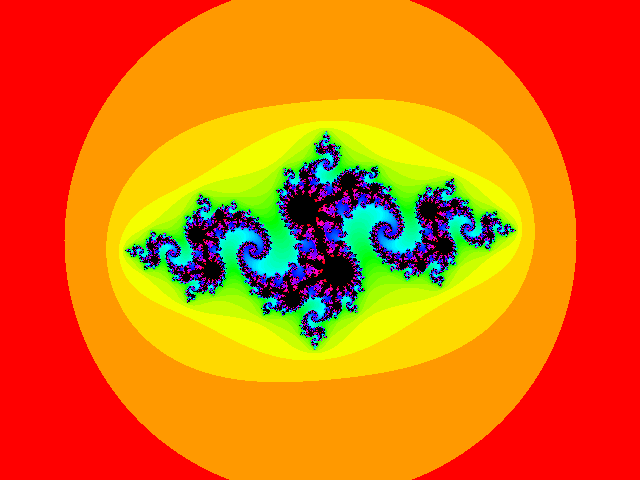
Frame 1 (no input)
Frame 60 (the mouse pressed at the canvas centre just before this capture): identical to frame 1, image omitted
Frame 120 (the mouse held since frame 60 and released just before this capture): identical to frame 1, image omitted

The Processing sketch that drew this single still picture (run headless with seeded random() and noise(); from frame 60 on, the mouse is pressed at the canvas centre):

// Processing sketch: julia_set
// ── julia_set.pde
float angle = 0;

void setup() {
  size(640, 480);
  colorMode(HSB, 1);
}
void draw() {
  //ca is the real component while cb represents the imaginary component
 // float ca= map(mouseX, 0, width, -1, 1);
  //float cb= map(mouseY, 0, height, -1, 1);
  
  float ca = -0.8;
  float cb = 0.156;
  
  angle += 0.02;
  background(255);

  // Establish a range of values on the complex plane
  // A different range will allow us to "zoom" in or out on the fractal

  // It all starts with the width, try higher or lower values
  float w = 5;
  float h = (w * height) / width;

  // Start at negative half the width and height
  float xmin = -w/2;
  float ymin = -h/2;

  // Make sure we can write to the pixels[] array.
  // Only need to do this once since we don't do any other drawing.
  loadPixels();

  // Maximum number of iterations for each point on the complex plane
  int maxiterations = 100;

  // x goes from xmin to xmax
  float xmax = xmin + w;
  // y goes from ymin to ymax
  float ymax = ymin + h;

  // Calculate amount we increment x,y for each pixel
  float dx = (xmax - xmin) / (width);
  float dy = (ymax - ymin) / (height);

  // Start y
  float y = ymin;
  for (int j = 0; j < height; j++) {
    // Start x
    float x = xmin;
    for (int i = 0; i < width; i++) {

      // Now we test, as we iterate z = z^2 + cm does z tend towards infinity?
      float a = x;
      float b = y;
      int n = 0;
      while (n < maxiterations) {
        float aa = a * a;
        float bb = b * b;
        // Infinty in our finite world is simple, let's just consider it 16
        if (aa + bb > 4.0) {
          break;  // Bail
        }
        float twoab = 2.0 * a * b;
        a = aa - bb + ca;
        b = twoab + cb; 
        n++;
      }

      // We color each pixel based on how long it takes to get to infinity
      // If we never got there, let's pick the color black
      if (n == maxiterations) {
        pixels[i+j*width] = color(0);
      } else {
        // Gosh, we could make fancy colors here if we wanted
        float hu = sqrt(float(n) / maxiterations);
        pixels[i+j*width] = color(hu, 255, 255);
      }
      x += dx;
    }
    y += dy;
  }
  updatePixels();
  println(frameRate);
}
